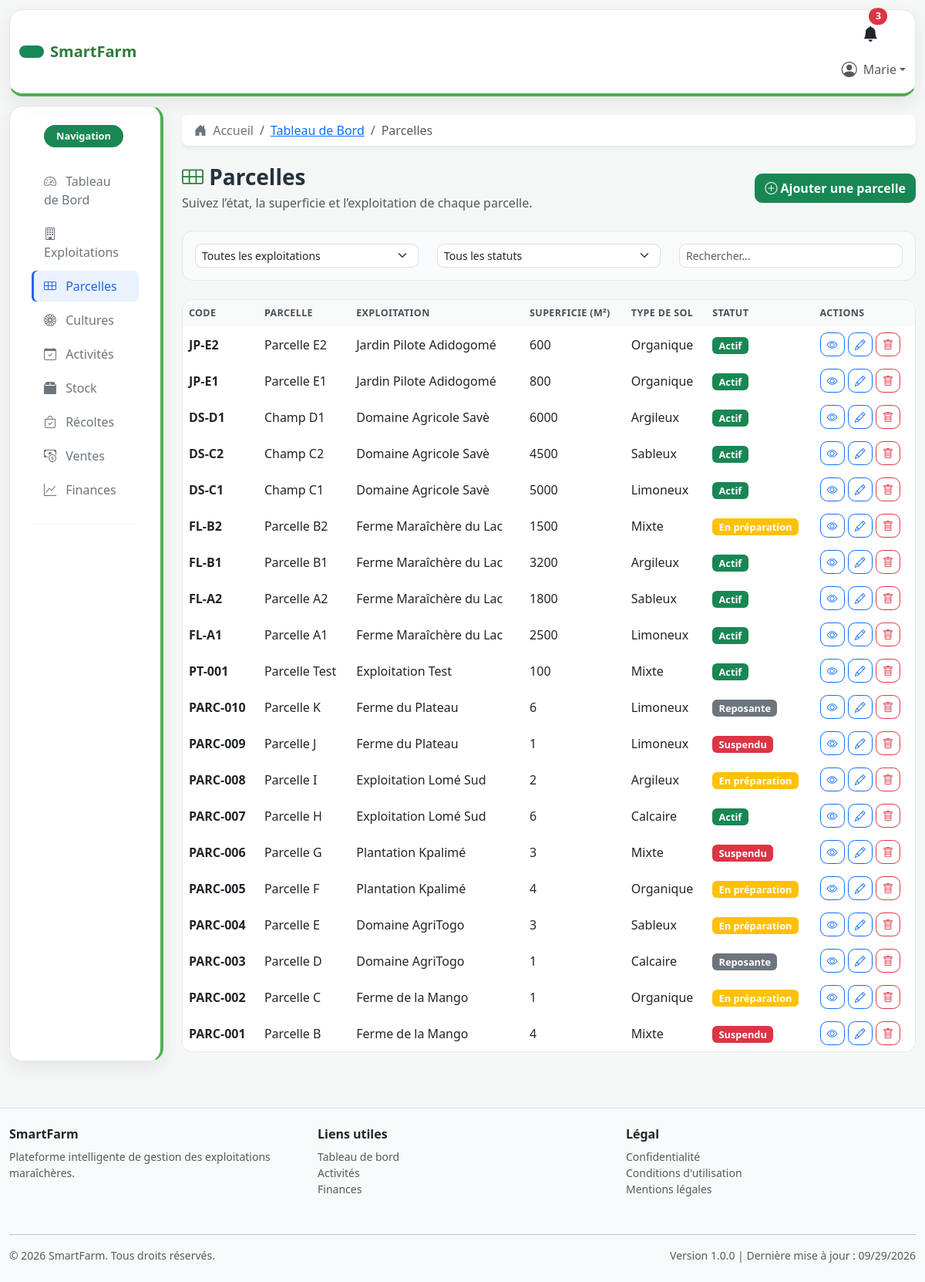
Page /parcelles/ (signed in) on the earlier database version.
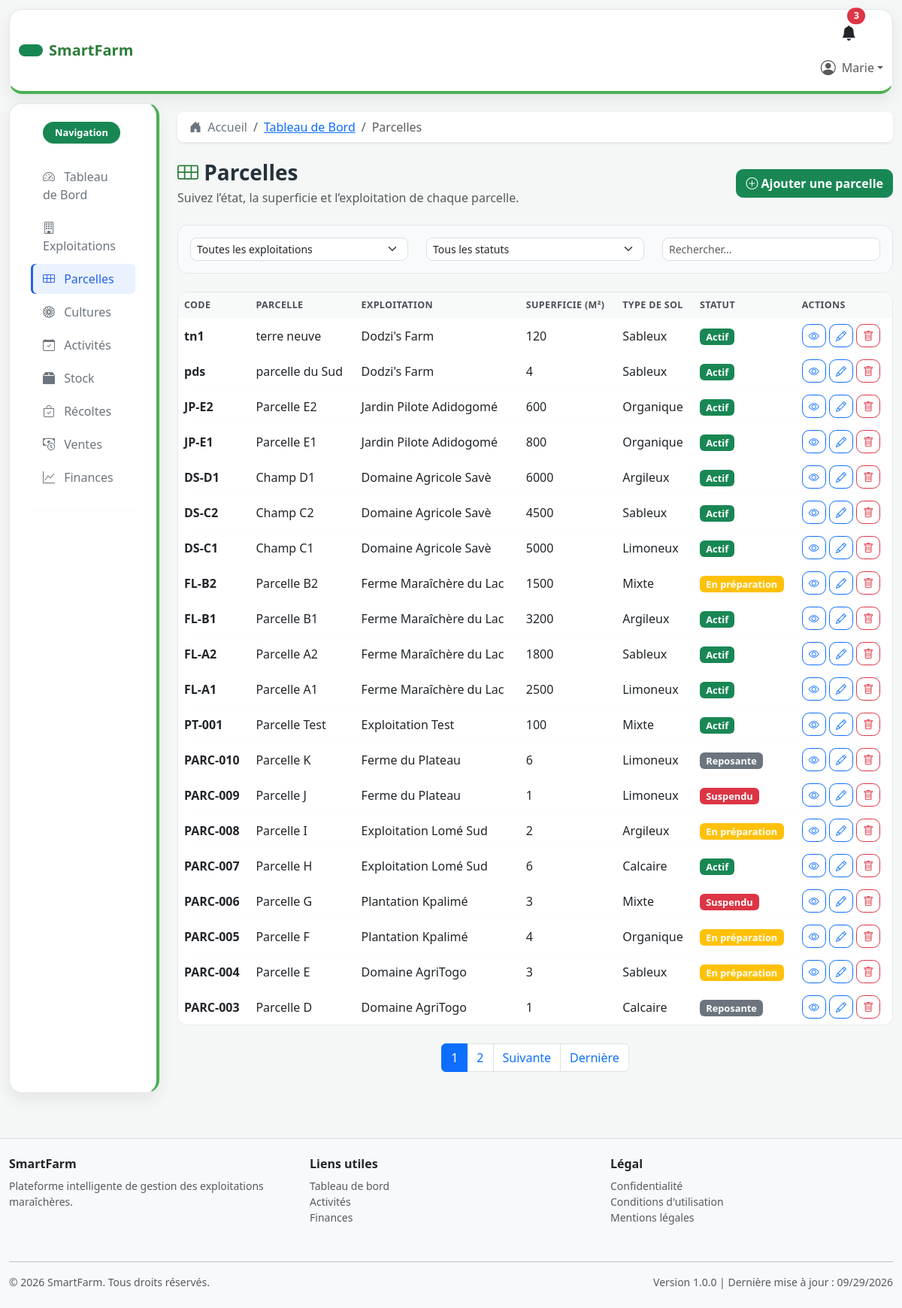
Same page on the later database version.
### parcelles/models.py (models this page shows, shortened)
class Parcelle(models.Model):
    STATUT_CHOICES = [
        ('actif', 'Actif'),
        ('en_preparation', 'En préparation'),
        ('reposante', 'Reposante'),
        ('suspendu', 'Suspendu'),
    ]
    TYPE_SOL_CHOICES = [
        ('argileux', 'Argileux'),
        ('sableux', 'Sableux'),
        ('limoneux', 'Limoneux'),
        ('calcaire', 'Calcaire'),
        ('organique', 'Organique'),
        ('mixte', 'Mixte'),
    ]
    nom = models.CharField(
        max_length=100,
        help_text="Nom ou identifiant de la parcelle"
    )
    code = models.CharField(
        max_length=50,
        unique=True,
        help_text="Code unique de la parcelle"
    )
    superficie = models.DecimalField(
        max_digits=10,
        decimal_places=2,
        help_text="Superficie en m² ou hectares"
    )
    type_sol = models.CharField(
        max_length=50,
        choices=TYPE_SOL_CHOICES,
        default='mixte',
        help_text="Type de sol de la parcelle"
    )
    irrigation = models.BooleanField(
    default=False,
    help_text="Indique si la parcelle dispose d'un système d'irrigation"
    )
    latitude = models.DecimalField(
        max_digits=9,
        decimal_places=6,
        null=True,
        blank=True,
        help_text="Latitude GPS"
    )
    longitude = models.DecimalField(
        max_digits=9,
        decimal_places=6,
        null=True,
        blank=True,
        help_text="Longitude GPS"
    )
    description = models.TextField(
        blank=True,
        help_text="Description détaillée de la parcelle"
    )
    statut = models.CharField(
        max_length=20,
        choices=STATUT_CHOICES,
        default='actif',
        help_text="Statut actuel de la parcelle"
    )
    exploitation = models.ForeignKey(
        Exploitation,
        on_delete=models.CASCADE,
        related_name='parcelles',
        help_text="Exploitation à laquelle appartient cette parcelle"
    )
    photo = models.ImageField(
    upload_to='parcelles/',
    blank=True,
    null=True,
    help_text="Photo de la parcelle"
    )
    date_creation = models.DateTimeField(
        auto_now_add=True,
        help_text="Date et heure de création de la parcelle"
    )
    date_modification = models.DateTimeField(
        auto_now=True,
        help_text="Date et heure de dernière modification"
    )
    class Meta:
        ordering = ['nom']
        verbose_name = 'Parcelle'
        verbose_name_plural = 'Parcelles'
        db_table = 'parcelles_parcelle'

### exploitation/models.py (models this page shows, shortened)
class Exploitation(models.Model):
    STATUT_CHOICES = [
        ('active', 'Active'),
        ('inactive', 'Inactive'),
        ('suspendue', 'Suspendue'),
    ]
    nom = models.CharField(
        max_length=150,
        unique=True,
        help_text="Nom de l'exploitation"
    )
    description = models.TextField(
        blank=True,
        help_text="Description de l'exploitation"
    )
    statut = models.CharField(
        max_length=20,
        choices=STATUT_CHOICES,
        default='active',
        help_text="Statut de l'exploitation"
    )
    responsable = models.ForeignKey(
        User,
        on_delete=models.SET_NULL,
        null=True,
        blank=True,
        related_name='exploitations',
        help_text="Responsable principal de l'exploitation"
    )
    adresse = models.TextField(
        blank=True,
        help_text="Adresse de l'exploitation"
    )
    contact_email = models.EmailField(
        blank=True,
        help_text="Email de contact de l'exploitation"
    )
    contact_telephone = models.CharField(
        max_length=20,
        blank=True,
        help_text="Téléphone de contact"
    )
    date_creation = models.DateTimeField(
        auto_now_add=True,
        help_text="Date de création de l'exploitation"
    )
    date_modification = models.DateTimeField(
        auto_now=True,
        help_text="Date de dernière modification"
    )
    class Meta:
        ordering = ['nom']
        verbose_name = 'Exploitation'
        verbose_name_plural = 'Exploitations'
        db_table = 'exploitation_exploitation'

### parcelles/views.py (the view)
# urls.py: path('', views.ParcelleListView.as_view(), name='parcelle_list'),
class ParcelleListView(LoginRequiredMixin, ListView):
    model = Parcelle
    template_name = 'parcelles/liste.html'
    context_object_name = 'parcelles'
    paginate_by = 20
    def get_queryset(self):
        queryset = Parcelle.objects.all()
        statut = self.request.GET.get('statut')
        exploitation = self.request.GET.get('exploitation')
        recherche = self.request.GET.get('q')
        if statut:
            queryset = queryset.filter(statut=statut)
        if exploitation:
            queryset = queryset.filter(exploitation__id=exploitation)
        if recherche:
            queryset = queryset.filter(
                Q(nom__icontains=recherche) | Q(code__icontains=recherche)
            )
        return queryset.order_by('-date_creation')
    def get_context_data(self, **kwargs):
        context = super().get_context_data(**kwargs)
        from exploitation.models import Exploitation
        context['exploitations'] = Exploitation.objects.all()
        context['statuts'] = Parcelle.STATUT_CHOICES
        return context

### templates/parcelles/liste.html (shortened to what the changed rows need)
{% extends 'base.html' %}
{% load static %}
{% block content %}
<div class="row list-page-header mb-4 align-items-center">
    <div class="col-md-8">
        <h1 class="h3 mb-0">
            <i class="bi bi-grid-3x2 text-success"></i> Parcelles
        </h1>
    </div>
</div>
<div class="row">
    <div class="col-md-12">
        <div class="card data-card">
            <div class="table-responsive">
                <table class="table table-hover mb-0">
                    <thead class="table-light">
                        <tr>
                            <th>Code</th>
                            <th>Parcelle</th>
                            <th>Exploitation</th>
                            <th>Superficie (m²)</th>
                            <th>Type de Sol</th>
                            <th>Statut</th>
                            <th>Actions</th>
                        </tr>
                    </thead>
                    <tbody>
                        {% for parcelle in parcelles %}
                        <tr class="parcelle-item">
                            <td><strong>{{ parcelle.code }}</strong></td>
                            <td>{{ parcelle.nom }}</td>
                            <td>{{ parcelle.exploitation.nom }}</td>
                            <td>{{ parcelle.superficie|floatformat:0 }}</td>
                            <td>{{ parcelle.get_type_sol_display }}</td>
                            <td>
                                {% if parcelle.statut == 'actif' %}
                                    <span class="badge bg-success">{{ parcelle.get_statut_display }}</span>
                                {% elif parcelle.statut == 'en_preparation' %}
                                    <span class="badge bg-warning">{{ parcelle.get_statut_display }}</span>
                                {% elif parcelle.statut == 'reposante' %}
                                    <span class="badge bg-secondary">{{ parcelle.get_statut_display }}</span>
                                {% else %}
                                    <span class="badge bg-danger">{{ parcelle.get_statut_display }}</span>
                                {% endif %}
                            </td>
                            <td>
                                <a href="{% url 'parcelles:parcelle_detail' parcelle.id %}" class="btn btn-sm btn-outline-primary" title="Voir">
                                    <i class="bi bi-eye"></i>
                                </a>
                                <a href="{% url 'parcelles:parcelle_update' parcelle.id %}" class="btn btn-sm btn-outline-primary" title="Modifier">
                                    <i class="bi bi-pencil"></i>
                                </a>
                                <a href="{% url 'parcelles:parcelle_delete' parcelle.id %}" class="btn btn-sm btn-outline-danger" title="Supprimer" onclick="return parcellesApp.confirmDelete('{{ parcelle.nom }}')">
                                    <i class="bi bi-trash"></i>
                                </a>
                            </td>
                        </tr>
                        {% endfor %}
                    </tbody>
                </table>
            </div>
        </div>
        {% if is_paginated %}
        <nav aria-label="Page navigation" class="mt-4">
            <ul class="pagination justify-content-center">
                {% for num in page_obj.paginator.page_range %}
                <li class="page-item {% if num == page_obj.number %}active{% endif %}">
                    <a class="page-link" href="?page={{ num }}">{{ num }}</a>
                </li>
                {% endfor %}
                {% if page_obj.has_next %}
                <li class="page-item">
                    <a class="page-link" href="?page={{ page_obj.next_page_number }}">Suivante</a>
                </li>
                <li class="page-item">
                    <a class="page-link" href="?page={{ page_obj.paginator.num_pages }}">Dernière</a>
                </li>
                {% endif %}
            </ul>
        </nav>
        {% endif %}
    </div>
</div>
{% endblock %}

Differences in the rows shown:
no longer on this page (row unchanged): Parcelle: code "PARC-002", nom "Parcelle C", exploitation.nom "Ferme de la Mango", superficie "1", type_sol "Organique", statut "En préparation"
no longer on this page (row unchanged): Parcelle: code "PARC-001", nom "Parcelle B", exploitation.nom "Ferme de la Mango", superficie "4", type_sol "Mixte", statut "Suspendu"
added Parcelle: code "tn1", nom "terre neuve", exploitation.nom "Dodzi's Farm", superficie "120", type_sol "Sableux", statut "Actif"
added Parcelle: code "pds", nom "parcelle du Sud", exploitation.nom "Dodzi's Farm", superficie "4", type_sol "Sableux", statut "Actif"
Other differences:
new list line: "1"
new list line: "2"
text now shown: "Suivante Dernière"
